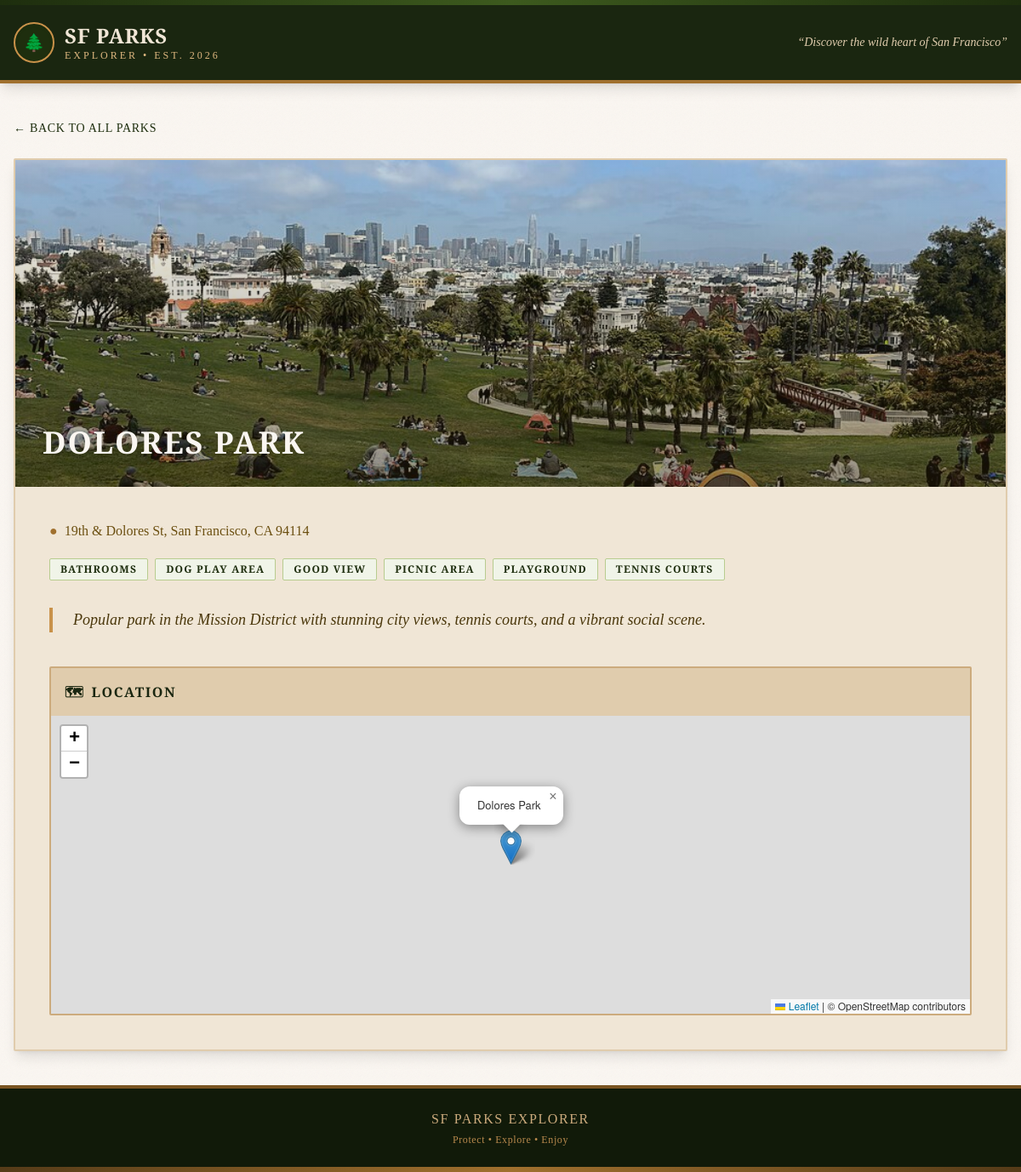
/park/2/, run on the app's committed database.
### parks/models.py (models this page shows, shortened)
class Park(models.Model):
    name = models.CharField(max_length=200)
    address = models.CharField(max_length=300, blank=True)
    latitude = models.FloatField(null=True, blank=True)
    longitude = models.FloatField(null=True, blank=True)
    description = models.TextField(blank=True)
    image_url = models.URLField(max_length=500, blank=True)
    image = models.CharField(max_length=200, blank=True)
    categories = models.ManyToManyField(Category, related_name="parks", blank=True)
    class Meta:
        ordering = ["name"]

class Category(models.Model):
    name = models.CharField(max_length=100, unique=True)
    slug = models.SlugField(max_length=100, unique=True)
    class Meta:
        verbose_name_plural = "categories"
        ordering = ["name"]

### parks/views.py (the view)
# urls.py: path("park/<int:pk>/", views.park_detail, name="park_detail"),
def park_detail(request, pk):
    park = get_object_or_404(Park.objects.prefetch_related("categories"), pk=pk)
    return render(request, "parks/park_detail.html", {"park": park})

### templates/parks/park_detail.html (shortened to what this page needs)
{% extends "base.html" %}
{% block extra_head %}
{% if park.latitude and park.longitude %}
<link rel="stylesheet" href="https://unpkg.com/leaflet@1.9.4/dist/leaflet.css" />
{% endif %}
{% endblock %}
{% block content %}
<div class="mb-6">
  <a href="{% url 'parks:park_list' %}" class="text-forest-700 hover:text-forest-900 text-sm font-body uppercase tracking-wider">
    &larr; Back to all parks
  </a>
</div>
<div class="bg-bark-100 border-2 border-bark-200 rounded-sm shadow-lg overflow-hidden">
  {% if park.image or park.image_url %}
  <div class="relative">
    <img
      src="{% if park.image %}/imgs/{{ park.image }}{% else %}{{ park.image_url }}{% endif %}"
      alt="{{ park.name }}"
      class="w-full h-64 md:h-96 object-cover sepia-[.1]"
    >
    <div class="absolute inset-0 bg-gradient-to-t from-bark-900/50 to-transparent"></div>
    <div class="absolute bottom-0 left-0 right-0 p-6 md:p-8">
      <h1 class="font-display text-3xl md:text-4xl font-black text-bark-50 uppercase tracking-wider drop-shadow-lg">{{ park.name }}</h1>
    </div>
  </div>
  {% endif %}
  <div class="p-6 md:p-10">
    {% if park.address %}
    <p class="text-bark-600 mb-5 font-body flex items-center gap-2">
      <span class="text-ranger-500">&#9679;</span> {{ park.address }}
    </p>
    {% endif %}
    <div class="flex flex-wrap gap-2 mb-8">
      {% for cat in park.categories.all %}
      <span class="inline-block bg-forest-50 text-forest-700 text-xs px-3 py-1 rounded-sm border border-forest-200 font-display font-bold uppercase tracking-widest">
        {{ cat.name }}
      </span>
      {% endfor %}
    </div>
    {% if park.description %}
    <div class="max-w-none text-bark-700 mb-10 font-body text-lg leading-relaxed border-l-4 border-ranger-400 pl-6 italic">
      <p>{{ park.description }}</p>
    </div>
    {% endif %}
    {% if park.latitude and park.longitude %}
    <div class="rounded-sm overflow-hidden border-2 border-bark-300">
      <h2 class="font-display text-base font-bold text-forest-800 p-4 bg-bark-200 uppercase tracking-widest flex items-center gap-2">
        <span>🗺</span> Location
      </h2>
      <div
        id="map"
        class="w-full"
        style="height: 350px;"
        data-lat="{{ park.latitude }}"
        data-lng="{{ park.longitude }}"
        data-name="{{ park.name }}"
      ></div>
    </div>
    {% endif %}
  </div>
</div>
{% endblock %}

### templates/base.html (style rules this page uses)
body { font-family: 'Source Serif 4', Georgia, serif; }

### data on the page
Park: image (picture), name "DOLORES PARK", address "19th & Dolores St, San Francisco, CA 94114", description "Popular park in the Mission District with stunning city views, tennis courts, and a vibrant social scene."
Category: name "BATHROOMS"
Category: name "DOG PLAY AREA"
Category: name "GOOD VIEW"
Category: name "PICNIC AREA"
Category: name "PLAYGROUND"
Category: name "TENNIS COURTS"
